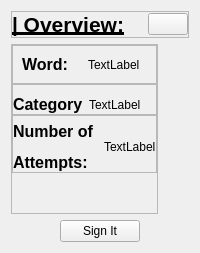
         <widget class="QWidget" name="Overview">
          <layout class="QVBoxLayout" name="verticalLayout_36">
           <item alignment="Qt::AlignTop">
            <widget class="QFrame" name="UpperOverviewFrame">
             <property name="frameShape">
              <enum>QFrame::StyledPanel</enum>
             </property>
             <property name="frameShadow">
              <enum>QFrame::Raised</enum>
             </property>
             <layout class="QHBoxLayout" name="horizontalLayout_14">
              <property name="spacing">
               <number>0</number>
              </property>
              <property name="leftMargin">
               <number>0</number>
              </property>
              <property name="topMargin">
               <number>0</number>
              </property>
              <property name="rightMargin">
               <number>0</number>
              </property>
              <property name="bottomMargin">
               <number>0</number>
              </property>
              <item>
               <widget class="QLabelThemed" name="label_14">
                <property name="text">
                 <string>&lt;html&gt;&lt;head/&gt;&lt;body&gt;&lt;p&gt;&lt;span style=" font-size:16pt; font-weight:700; text-decoration: underline;"&gt;| Overview:&lt;/span&gt;&lt;/p&gt;&lt;/body&gt;&lt;/html&gt;</string>
                </property>
               </widget>
              </item>
              <item alignment="Qt::AlignRight">
               <widget class="QPushButtonThemed" name="OverviewToCatalogueButton">
                <property name="toolTip">
                 <string>Back to Catalogue</string>
                </property>
                <property name="text">
                 <string />
                </property>
                <property name="icon">
                 <iconset resource="../qss/icons/Icons.qrc">
                  <normaloff>:/icons/png2svg/goback-white.svg</normaloff>
                  <activeoff>:/icons/png2svg/goback-white.svg</activeoff>
                  <activeon>:/icons/png2svg/goback-green.svg</activeon>:/icons/png2svg/goback-white.svg</iconset>
                </property>
                <property name="iconSize">
                 <size>
                  <width>24</width>
                  <height>24</height>
                 </size>
                </property>
               </widget>
              </item>
             </layout>
            </widget>
           </item>
           <item>
            <widget class="QWidget" name="MainOverviewWidget" native="true">
             <property name="sizePolicy">
              <sizepolicy hsizetype="Preferred" vsizetype="Expanding">
               <horstretch>0</horstretch>
               <verstretch>0</verstretch>
              </sizepolicy>
             </property>
             <layout class="QHBoxLayout" name="horizontalLayout_15">
              <property name="spacing">
               <number>0</number>
              </property>
              <property name="leftMargin">
               <number>0</number>
              </property>
              <property name="topMargin">
               <number>0</number>
              </property>
              <property name="rightMargin">
               <number>0</number>
              </property>
              <property name="bottomMargin">
               <number>0</number>
              </property>
              <item alignment="Qt::AlignLeft">
               <widget class="QFrame" name="OverviewInfoFrame">
                <property name="frameShape">
                 <enum>QFrame::StyledPanel</enum>
                </property>
                <property name="frameShadow">
                 <enum>QFrame::Raised</enum>
                </property>
                <layout class="QVBoxLayout" name="verticalLayout_37">
                 <property name="spacing">
                  <number>0</number>
                 </property>
                 <property name="leftMargin">
                  <number>0</number>
                 </property>
                 <property name="topMargin">
                  <number>0</number>
                 </property>
                 <property name="rightMargin">
                  <number>0</number>
                 </property>
                 <property name="bottomMargin">
                  <number>0</number>
                 </property>
                 <item>
                  <widget class="QFrame" name="WordOverviewFrame">
                   <property name="frameShape">
                    <enum>QFrame::StyledPanel</enum>
                   </property>
                   <property name="frameShadow">
                    <enum>QFrame::Raised</enum>
                   </property>
                   <layout class="QHBoxLayout" name="horizontalLayout_29">
                    <item>
                     <widget class="QLabelThemed" name="OverviewWordLabel">
                      <property name="text">
                       <string>&lt;html&gt;&lt;head/&gt;&lt;body&gt;&lt;p&gt;&lt;span style=" font-size:12pt; font-weight:700;"&gt;Word:&lt;/span&gt;&lt;/p&gt;&lt;/body&gt;&lt;/html&gt;</string>
                      </property>
                     </widget>
                    </item>
                    <item>
                     <widget class="QLabelThemed" name="WordOverviewlabel">
                      <property name="text">
                       <string>TextLabel</string>
                      </property>
                     </widget>
                    </item>
                   </layout>
                  </widget>
                 </item>
                 <item>
                  <widget class="QFrame" name="CategoryOverviewFrame">
                   <property name="frameShape">
                    <enum>QFrame::StyledPanel</enum>
                   </property>
                   <property name="frameShadow">
                    <enum>QFrame::Raised</enum>
                   </property>
                   <layout class="QHBoxLayout" name="horizontalLayout_27">
                    <property name="leftMargin">
                     <number>0</number>
                    </property>
                    <property name="topMargin">
                     <number>10</number>
                    </property>
                    <property name="rightMargin">
                     <number>0</number>
                    </property>
                    <property name="bottomMargin">
                     <number>0</number>
                    </property>
                    <item>
                     <widget class="QLabelThemed" name="OverviewCategoryLabel">
                      <property name="text">
                       <string>&lt;html&gt;&lt;head/&gt;&lt;body&gt;&lt;p&gt;&lt;span style=" font-size:12pt; font-weight:700;"&gt;Category&lt;/span&gt;&lt;/p&gt;&lt;/body&gt;&lt;/html&gt;</string>
                      </property>
                     </widget>
                    </item>
                    <item>
                     <widget class="QLabelThemed" name="CategoryOverviewLabel">
                      <property name="text">
                       <string>TextLabel</string>
                      </property>
                     </widget>
                    </item>
                   </layout>
                  </widget>
                 </item>
                 <item>
                  <widget class="QFrame" name="AttemptsOverviewFrame">
                   <property name="frameShape">
                    <enum>QFrame::StyledPanel</enum>
                   </property>
                   <property name="frameShadow">
                    <enum>QFrame::Raised</enum>
                   </property>
                   <layout class="QHBoxLayout" name="horizontalLayout_28">
                    <property name="spacing">
                     <number>6</number>
                    </property>
                    <property name="leftMargin">
                     <number>0</number>
                    </property>
                    <property name="topMargin">
                     <number>6</number>
                    </property>
                    <property name="rightMargin">
                     <number>0</number>
                    </property>
                    <property name="bottomMargin">
                     <number>0</number>
                    </property>
                    <item>
                     <widget class="QLabelThemed" name="OverviewNoAttemptsLabel">
                      <property name="text">
                       <string>&lt;html&gt;&lt;head/&gt;&lt;body&gt;&lt;p&gt;&lt;span style=" font-size:12pt; font-weight:700;"&gt;Number of &lt;/span&gt;&lt;/p&gt;&lt;p&gt;&lt;span style=" font-size:12pt; font-weight:700;"&gt;Attempts:&lt;/span&gt;&lt;/p&gt;&lt;/body&gt;&lt;/html&gt;</string>
                      </property>
                     </widget>
                    </item>
                    <item>
                     <widget class="QLabelThemed" name="NoAttemptsOverviewLabel">
                      <property name="text">
                       <string>TextLabel</string>
                      </property>
                     </widget>
                    </item>
                   </layout>
                  </widget>
                 </item>
                 <item>
                  <spacer name="verticalSpacer_3">
                   <property name="orientation">
                    <enum>Qt::Vertical</enum>
                   </property>
                   <property name="sizeHint" stdset="0">
                    <size>
                     <width>20</width>
                     <height>40</height>
                    </size>
                   </property>
                  </spacer>
                 </item>
                </layout>
               </widget>
              </item>
              <item>
               <widget class="QWidget" name="VideoWidget" native="true">
                <property name="sizePolicy">
                 <sizepolicy hsizetype="Expanding" vsizetype="Preferred">
                  <horstretch>0</horstretch>
                  <verstretch>0</verstretch>
                 </sizepolicy>
                </property>
                <layout class="QVBoxLayout" name="verticalLayout_38">
                 <property name="spacing">
                  <number>0</number>
                 </property>
                 <property name="leftMargin">
                  <number>0</number>
                 </property>
                 <property name="topMargin">
                  <number>0</number>
                 </property>
                 <property name="rightMargin">
                  <number>0</number>
                 </property>
                 <property name="bottomMargin">
                  <number>0</number>
                 </property>
                </layout>
               </widget>
              </item>
             </layout>
            </widget>
           </item>
           <item alignment="Qt::AlignHCenter">
            <widget class="QPushButtonThemed" name="StartSigningButton">
             <property name="text">
              <string>Sign It</string>
             </property>
             <property name="icon">
              <iconset resource="../qss/icons/Icons.qrc">
               <normaloff>:/icons/png2svg/Signit-white.svg</normaloff>
               <activeoff>:/icons/png2svg/Signit-white.svg</activeoff>
               <activeon>:/icons/png2svg/Signit-green.svg</activeon>:/icons/png2svg/Signit-white.svg</iconset>
             </property>
             <property name="iconSize">
              <size>
               <width>24</width>
               <height>24</height>
              </size>
             </property>
            </widget>
           </item>
          </layout>
         </widget>
